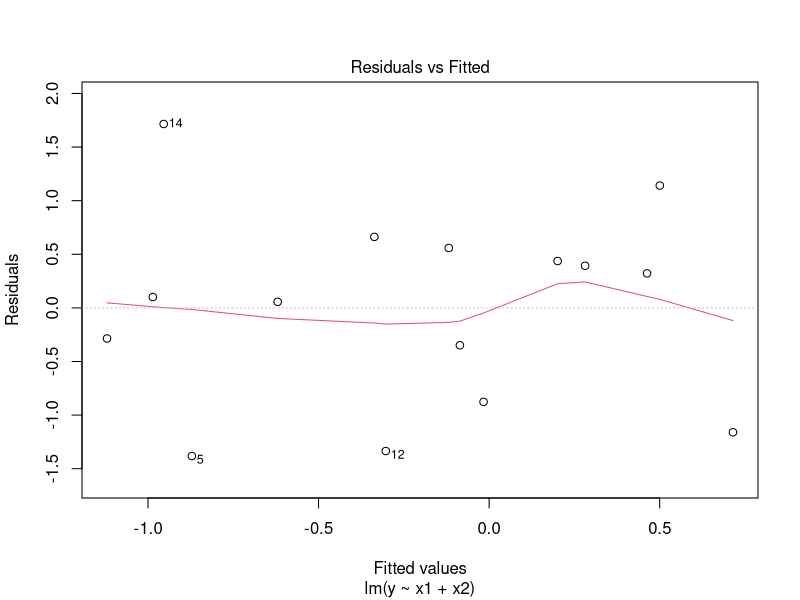
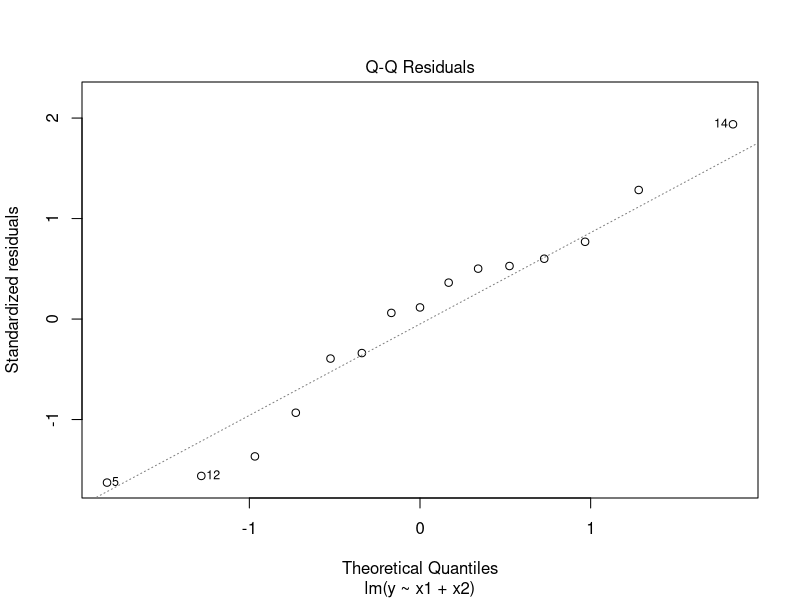
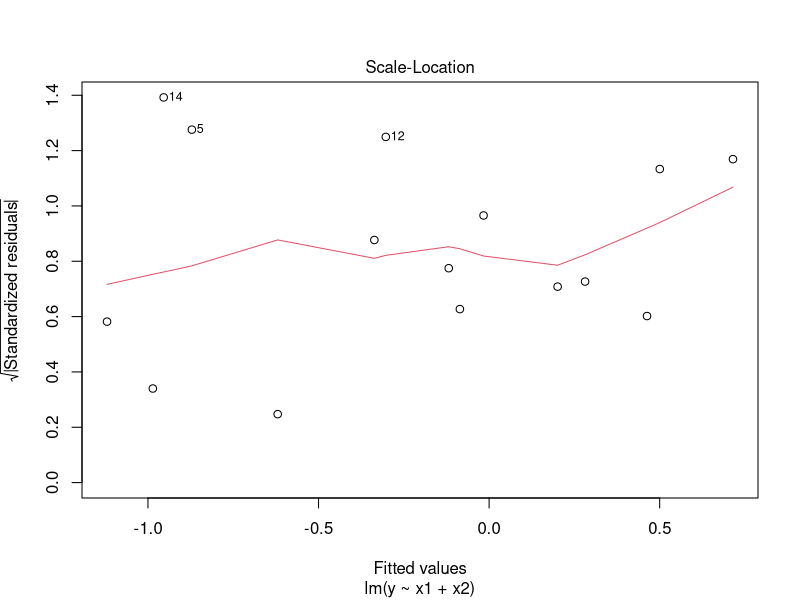
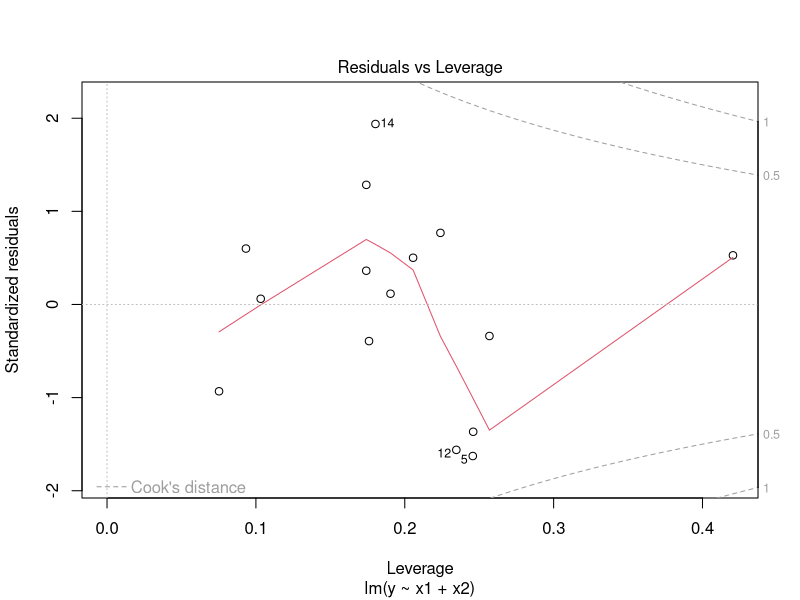
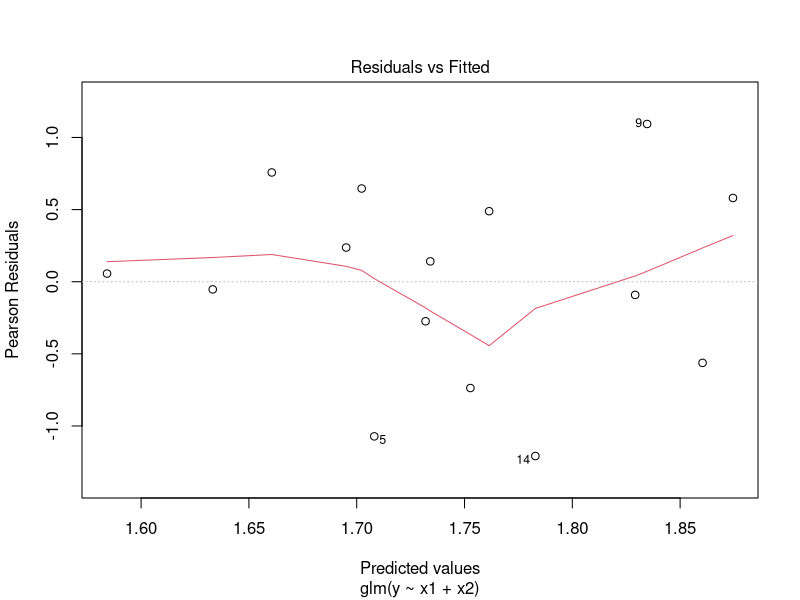
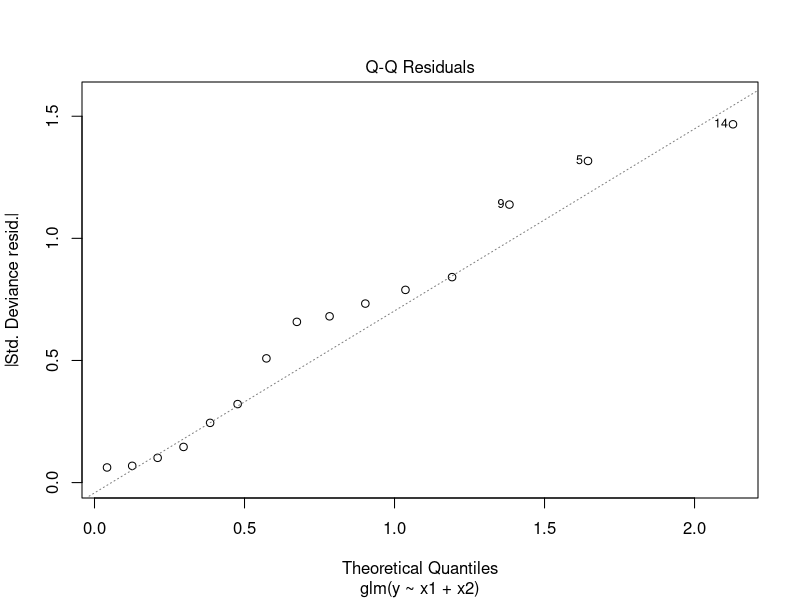
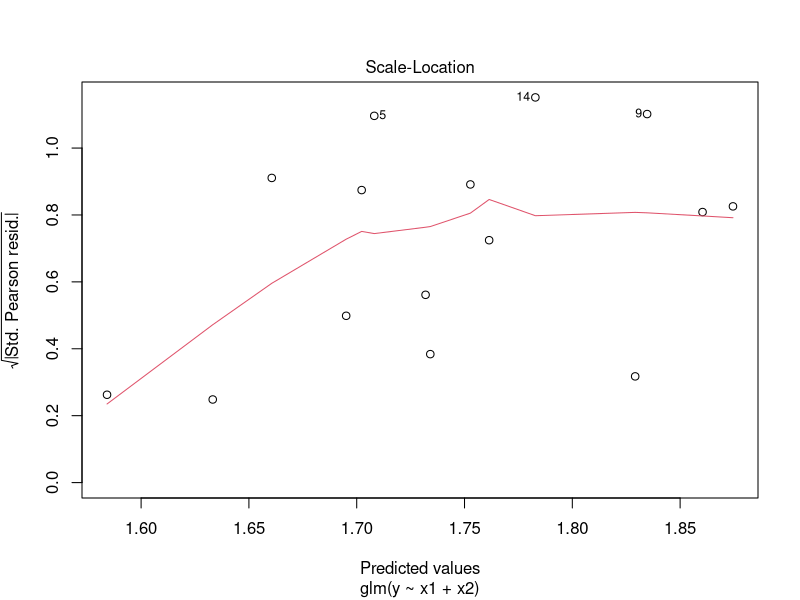
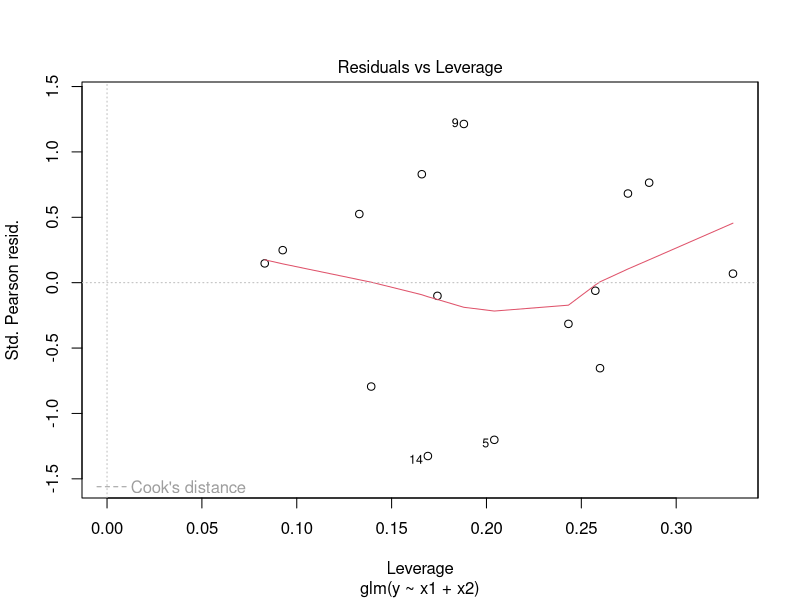

Write R code to recreate these figures, in order.
## Questo file riassume alcune funzioni/elementi di codice usati frequentemente
## nel corso Analisi Predittiva 
## Il file non è esaustivo - indica solo alcune funzioni usate frequentemente 

## posizione della working directory 
getwd()
setwd("my/long/path")

##lm - modelli lineari  -------
df <- data.frame(x1 = runif(15), x2 = runif(15), y  = rnorm(15))

## stima del modello 
fit <- lm(y~x1+x2, data = df)
summary(fit) ## varie informazioni riassuntive sulla stima
coef(fit) ## valori stimati dei coefficienti del modello 
confint(fit) ## intervalli di confidenza per i coefficienti del modello 

## per aggiungere trasformazioni di X come predittori si usa la funzione I(.)
## fit <- lm(y~x1+x2+I(x2^2), data = df) 
## per polinomi 
## fit <- lm(y~x1+poly(x2,2), data = df)
## fit <- lm(y~x1+poly(x2,2, raw=TRUE), data = df)

## la matrice di disegno usata nella stima
model.matrix(fit)

## predizione 
# per i valori osservati delle X
fitted(fit)
predict(fit) ## predict produce anche intervalli di confidenza e predizione
predict(fit, interval = "confidence") 
predict(fit, interval = "prediction") 
## per un nuovo set di punti 
nd <- data.frame(x1 = c(0.2,0.8), x2 = c(0.3,0.6))
predict(fit, newdata = nd)

# residui 
residuals(fit) ## these are y - fitted(fit)
rstandard(fit) ## standardised residuals 
rstudent(fit)  ## studentized residuals 

# goodness of fit/ bontà di adattamento 
plot(fit) # grafici riassuntivi
AIC(fit, k = 2); BIC(fit); logLik(fit) ## verosimiglianza e criteri di informazione
hatvalues(fit) ##  leverages - punti di leva 
car::vif(fit) ## variance inflation factors - ci sono problemi di colinearità? 
cooks.distance(fit) # outliers/punti particolari 

## test anova per modelli annidati 
# anova(small_model, big_model)
anova(lm(y~x1, data = df), fit)


## model selection 
## la funzione step qui usata per un algoritmo forward come esempio 
## opzioni importanti 
# scope per delineare l'ambito della ricerca
# k: per definire la penalizzazione del criterio di informazione
# direction: per la direzione: forward, backward, both

step(object = lm(y~1, data = df), 
     scope = list(lower = lm(y~1, data = df), 
                  upper = fit), 
     direction = "forward",
     k = 2
) ## 


## trasformazione di Box-Cox 
## da usare se y|X risulta non-normale 
## MASS::boxcox


##glm - modelli lineari generalizzati -------

##in questo esempio usiamo una Poisson 

df <- data.frame(x1 = runif(15), x2 = runif(15), y  = rpois(15, 6))

## stima del modello 
fit <- glm(y~x1+x2, data = df, family = poisson()) 
## di default si usa la funzione legame canonica
poisson()$link
summary(fit) ## varie informazioni riassuntive sulla stima
coef(fit) ## valori stimati dei coefficienti del modello 
confint.default(fit) ## intervalli di confidenza per i coefficienti del modello 

## predizione 
# per i valori osservati delle X
fitted(fit) ## predizione sulla scale di Y (exp(linear.predictor))
predict(fit) ## predict di default mostra il predittore lineare
predict(fit, type = "response") ## predict accetta un'opzione type per mostrare i valori stimati sulla scala delle Y 
## per un oggetto glm predict non può costruire intervalli di confidenza (e non si possono costruire intervalli di predizione)
predict(fit, se.fit = TRUE) # con opzione se.fit si ottiene lo standard error per il predittore lineare 
## per un nuovo set di punti 
nd <- data.frame(x1 = c(0.2,0.8), x2 = c(0.3,0.6))
a <- predict(fit, newdata = nd, se.fit = TRUE); a
# intervalli di confidenza manuali
alpha = 0.05
cbind(a$fit + qnorm(alpha/2) * a$se.fit, 
      a$fit + qnorm(1-alpha/2) * a$se.fit)
      
        
# residui 
residuals(fit) ## di default deviance residuals 
residuals(fit, type = "pearson") ## type = c("deviance", "pearson", "response"))

# goodness of fit/ bontà di adattamento 
plot(fit) # grafici riassuntivi
AIC(fit, k = 2); BIC(fit); logLik(fit) ## verosimiglianza e criteri di informazione

## test anova per modelli annidati 
# anova(small_model, big_model)
anova(glm(y~x1, data = df, family=poisson()), fit, test = "LRT")



## glm as a classifier ------------- 

## funzioni implementate nelle slides/laboratorio 


cv_class <- function(K=5, dat, model, cutoff = 0.5){
  assign_group <- rep(seq(1,K), each = floor(nrow(dat)/K))
  ### this ensures we use all points in the dataset
  ### this way we might have subgroups of different size 
  if(length(assign_group) != nrow(dat)) assign_group <- c(assign_group, sample(seq(1,K)))[1:nrow(dat)] 
  assign_group <- sample(assign_group, size = nrow(dat))
  error <- 0
  for(j in 1:K){
    whichobs <- (assign_group == j)
    ## fit a model WITHOUT the hold-out data
    folded_model <- suppressWarnings(glm(model$formula, 
                                         data = dat[!whichobs,], 
                                         family = "binomial"))
    ## evaluate the model on the hold-out data
    fitted <- suppressWarnings(predict(folded_model,
                                       dat[whichobs,], 
                                       type="response"))
    observed <- dat[whichobs, strsplit(paste(model$formula), "~")[[2]]]
    error <- error + mean(observed != (fitted>cutoff))/K 
    ### in cv.glm the actual error is calculated as (y - p(y=1)) 
    # error <- error + mean((observed - fitted)^2)/K 
    ### the mis-classification rate will depend on how we decide what is assigned to each category 
  }
  error
}


make_conf_mat <- function(predicted, actual) {
  table(predicted = predicted, actual = actual)
}

get_sens <- function(conf_mat) {
  conf_mat[2, 2] / sum(conf_mat[, 2])
}
# Note that this function is good for illustrative purposes, but is easily broken. (Think about what happens if there are no "positives" predicted.)


get_spec <-  function(conf_mat) {
  conf_mat[1, 1] / sum(conf_mat[, 1])
}
